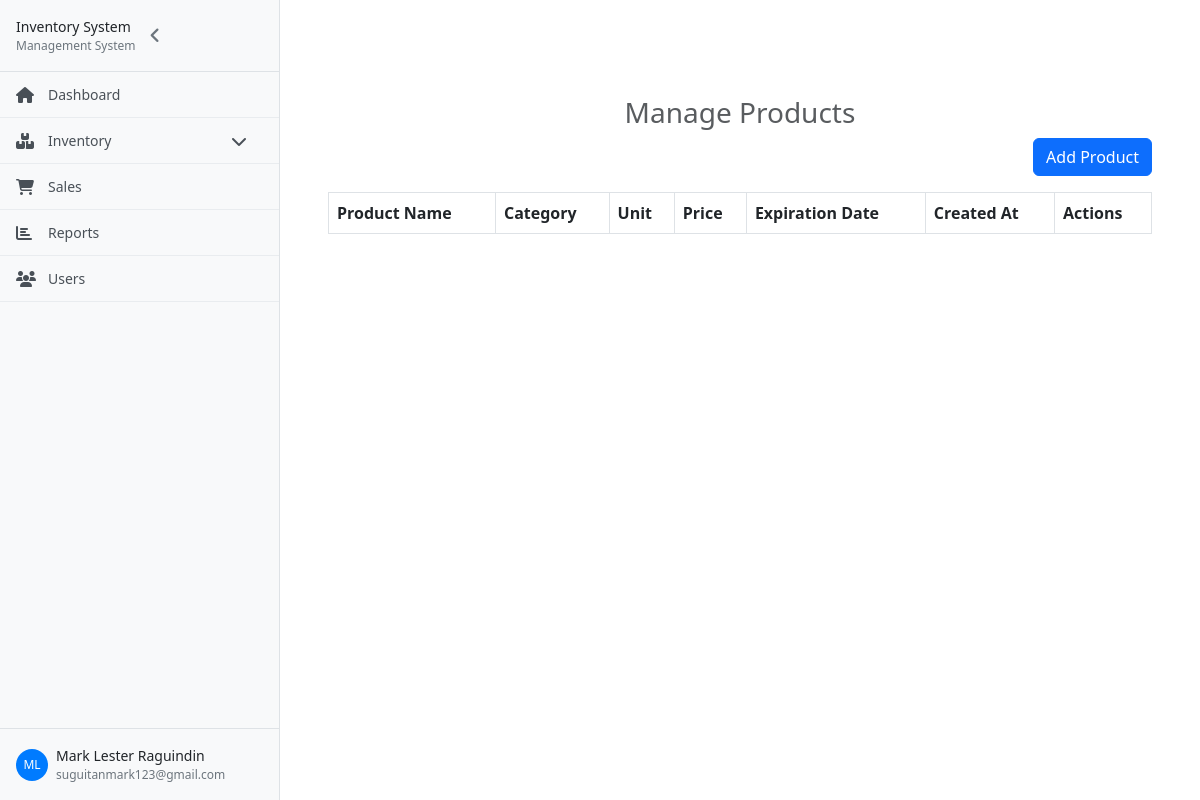
/admin/products.php (signed in), run on an earlier commit of the app's database.
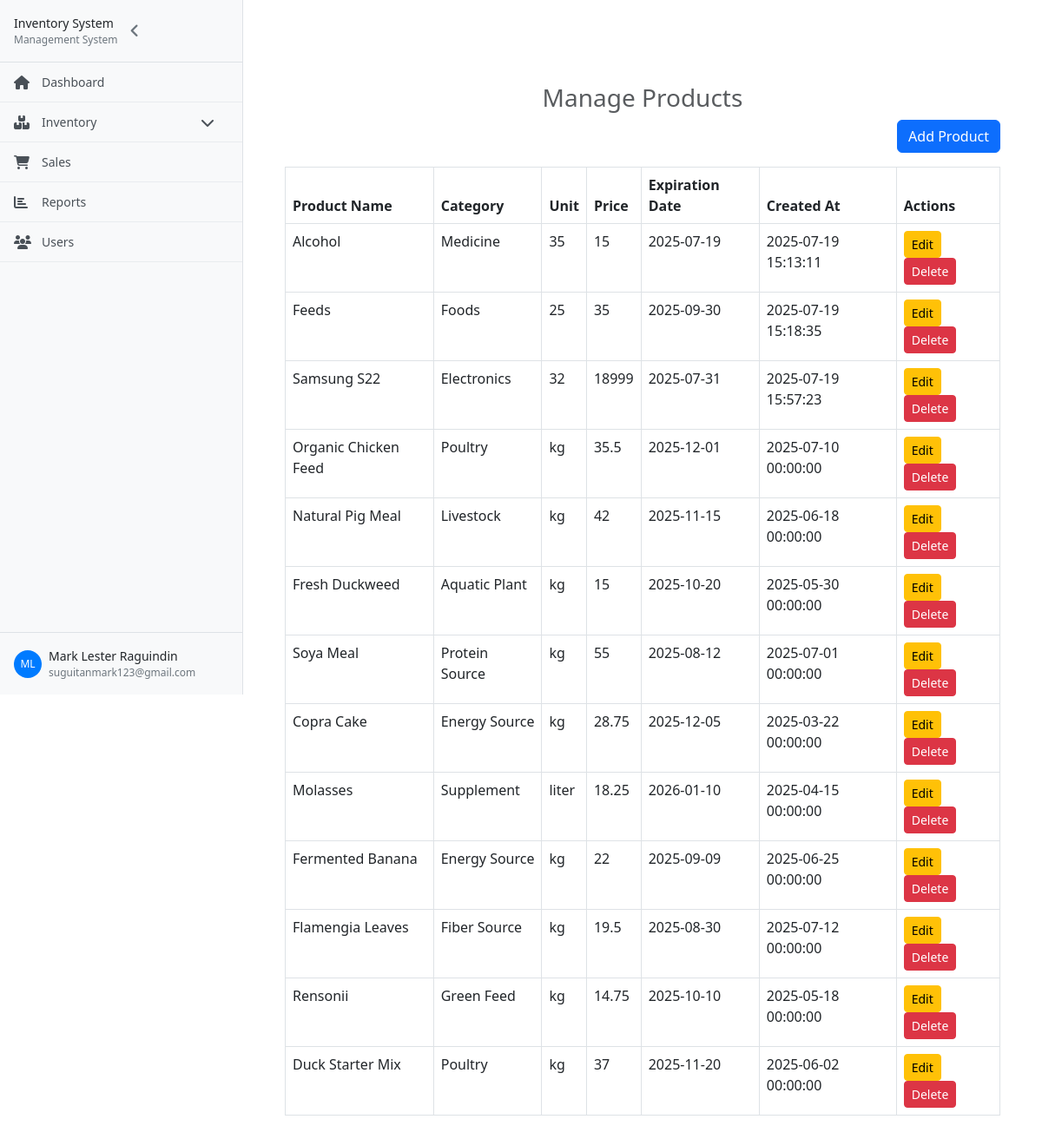
And on a later commit of the database.
### tables this page shows
CREATE TABLE `products` (
  `product_id` int(11) NOT NULL,
  `user_id` int(11) DEFAULT NULL,
  `product_name` text DEFAULT NULL,
  `category` text DEFAULT NULL,
  `unit` text DEFAULT NULL,
  `price` double DEFAULT NULL,
  `expiration_date` date DEFAULT NULL,
  `created_at` datetime DEFAULT NULL
);

### admin/products.php (the view, shortened to what this page needs)
<?php
include '../controllers/productsController.php';
?>
<!DOCTYPE html>
<html lang="en">
<head>
    <link rel="stylesheet" href="../bootstrap/css/bootstrap-grid.css">
    <link href="https://cdnjs.cloudflare.com/ajax/libs/bootstrap/5.3.0/css/bootstrap.min.css" rel="stylesheet">
    <link href="https://cdnjs.cloudflare.com/ajax/libs/font-awesome/6.4.0/css/all.min.css" rel="stylesheet">
    <link rel="stylesheet" href="../customStyles/index.css">
</head>
<body>
    <?php include '../components/adminSidebar.php'; ?>
    <div class="main-content p-5 py-5 mt-5">
        <h3 class="text-center text-muted">Manage Products</h3>
        <div class="text-end">
            <button type="button" class="btn btn-primary mb-3" data-bs-toggle="modal" data-bs-target="#addProductModal">
                Add Product
            </button>
        </div>
        <table class="table table-bordered ">
            <thead>
                <tr>
                    <th>Product Name</th>
                    <th>Category</th>
                    <th>Unit</th>
                    <th>Price</th>
                    <th>Expiration Date</th>
                    <th>Created At</th>
                    <th>Actions</th>
                </tr>
            </thead>
            <tbody>
                <?php
                $result = mysqli_query($con, "SELECT * FROM products");
                while($row = mysqli_fetch_assoc($result)) {
                    echo "<tr>";
                    echo "<td>{$row['product_name']}</td>";
                    echo "<td>{$row['category']}</td>";
                    echo "<td>{$row['unit']}</td>";
                    echo "<td>{$row['price']}</td>";
                    echo "<td>{$row['expiration_date']}</td>";
                    echo "<td>{$row['created_at']}</td>";
                    echo "<td>
                        <button class='btn btn-sm btn-warning' data-bs-toggle='modal' data-bs-target='#editProductModal{$row['product_id']}'>Edit</button>
                        <button class='btn btn-sm btn-danger' data-bs-toggle='modal' data-bs-target='#deleteProductModal{$row['product_id']}'>Delete</button>
                    </td>";
                    echo "</tr>";
                }
                ?>
            </tbody>
        </table>
    </div>
</body>
</html>

### components/adminSidebar.php (shortened to what this page needs)
<div class="sidebar" id="sidebar">
    <div class="sidebar-content">
        <div class="store-header">
            <div class="store-info">
                <div class="store-name">Inventory System</div>
                <div class="store-breadcrumb">Management System</div>
            </div>
            <button class="sidebar-toggle" id="sidebarToggle" aria-label="Toggle sidebar">
                <i class="fas fa-angle-left"></i>
            </button>
        </div>
        <ul class="sidebar-nav">
            <li class="nav-item">
                <a href="dashboard.php" class="nav-link">
                    <i class="fas fa-home"></i>
                    <span>Dashboard</span>
                </a>
            </li>
            <li class="nav-item dropdown">
                <a href="#" class="nav-link dropdown-toggle" data-bs-toggle="collapse" data-bs-target="#inventoryDropdown" aria-expanded="false">
                    <i class="fas fa-boxes"></i>
                    <span>Inventory</span>
                    <i class="fas fa-chevron-down ms-auto"></i>
                </a>
            </li>
            <li class="nav-item">
                <a href="sales.php" class="nav-link">
                    <i class="fas fa-shopping-cart"></i>
                    <span>Sales</span>
                </a>
            </li>
            <li class="nav-item">
                <a href="reports.php" class="nav-link">
                    <i class="fas fa-chart-bar"></i>
                    <span>Reports</span>
                </a>
            </li>
            <li class="nav-item">
                <a href="manageUsers.php" class="nav-link">
                    <i class="fas fa-users"></i>
                    <span>Users</span>
                </a>
            </li>
        </ul>
    </div>
    <div class="user-profile dropdown">
        <a class="d-flex align-items-center profile-toggle text-decoration-none dropdown-toggle" href="#" id="userDropdown" data-bs-toggle="dropdown" aria-expanded="false">
            <div class="profile-avatar me-2">
                <?php
                    $name = $_SESSION['name'] ?? 'User';
                    $initials = strtoupper(substr($name, 0, 1) . (strpos($name, ' ') !== false ? substr($name, strpos($name, ' ') + 1, 1) : ''));
                    echo $initials;
                ?>
            </div>
            <div class="profile-details">
                <div class="profile-name"><?php echo htmlspecialchars($_SESSION['name'] ?? 'User'); ?></div>
                <div class="profile-email"><?php echo htmlspecialchars($_SESSION['email'] ?? 'guest@system.com'); ?></div>
            </div>
        </a>
    </div>
</div>

### customStyles/index.css (style rules this page uses)
.sidebar { width: 280px; height: 100vh; background-color: #f8f9fa; border-right: 1px solid #dee2e6; overflow-y: auto; position: fixed; left: 0; top: 0; }
.store-header { display: flex; align-items: center; padding: 16px; border-bottom: 1px solid #dee2e6; }
.store-info .store-name { font-weight: 500; color: #212529; font-size: 14px; }
.store-info .store-breadcrumb { font-size: 12px; color: #6c757d; }
.sidebar-nav { padding: 0; margin: 0; list-style: none; }
.sidebar-nav .nav-item { border-bottom: 1px solid #e9ecef; }
.sidebar-nav .nav-link { display: flex; align-items: center; padding: 12px 16px; color: #495057; text-decoration: none; transition: all 0.2s; font-size: 14px; }
.sidebar-nav .nav-link i { width: 20px; margin-right: 12px; font-size: 16px; }
.user-profile { position: absolute; bottom: 0; left: 0; right: 0; padding: 16px; border-top: 1px solid #dee2e6; background-color: #f8f9fa; }
.profile-avatar { width: 32px; height: 32px; border-radius: 50%; margin-right: 12px; background-color: #007bff; display: flex; align-items: center; justify-content: center; color: white; font-weight: 500; font-size: 12px; }
.profile-details .profile-name { font-weight: 500; font-size: 14px; color: #212529; margin: 0; }
.profile-details .profile-email { font-size: 12px; color: #6c757d; margin: 0; }
.sidebar-content { padding-bottom: 200px; }
.dropdown-toggle::after { display: none; }
.nav-link .fa-chevron-down { transition: transform 0.3s ease; }
.main-content { margin-left: 280px; padding: 20px; }
.sidebar-toggle { background: none; border: none; color: #6c757d; font-size: 18px; margin-left: 8px; cursor: pointer; transition: color 0.2s; }

What changed in the data, as far as the page shows it:
added products: product_name "Alcohol", category "Medicine", unit "35", price "15", expiration_date "2025-07-19", created_at "2025-07-19 15:13:11"
added products: product_name "Feeds", category "Foods", unit "25", price "35", expiration_date "2025-09-30", created_at "2025-07-19 15:18:35"
added products: product_name "Samsung S22", category "Electronics", unit "32", price "18999", expiration_date "2025-07-31", created_at "2025-07-19 15:57:23"
added products: product_name "Organic Chicken Feed", category "Poultry", unit "kg", price "35.5", expiration_date "2025-12-01", created_at "2025-07-10 00:00:00"
added products: product_name "Natural Pig Meal", category "Livestock", unit "kg", price "42", expiration_date "2025-11-15", created_at "2025-06-18 00:00:00"
added products: product_name "Fresh Duckweed", category "Aquatic Plant", unit "kg", price "15", expiration_date "2025-10-20", created_at "2025-05-30 00:00:00"
added products: product_name "Soya Meal", category "Protein Source", unit "kg", price "55", expiration_date "2025-08-12", created_at "2025-07-01 00:00:00"
added products: product_name "Copra Cake", category "Energy Source", unit "kg", price "28.75", expiration_date "2025-12-05", created_at "2025-03-22 00:00:00"
added products: product_name "Molasses", category "Supplement", unit "liter", price "18.25", expiration_date "2026-01-10", created_at "2025-04-15 00:00:00"
added products: product_name "Fermented Banana", category "Energy Source", unit "kg", price "22", expiration_date "2025-09-09", created_at "2025-06-25 00:00:00"
added products: product_name "Flamengia Leaves", category "Fiber Source", unit "kg", price "19.5", expiration_date "2025-08-30", created_at "2025-07-12 00:00:00"
added products: product_name "Rensonii", category "Green Feed", unit "kg", price "14.75", expiration_date "2025-10-10", created_at "2025-05-18 00:00:00"
added products: product_name "Duck Starter Mix", category "Poultry", unit "kg", price "37", expiration_date "2025-11-20", created_at "2025-06-02 00:00:00"
